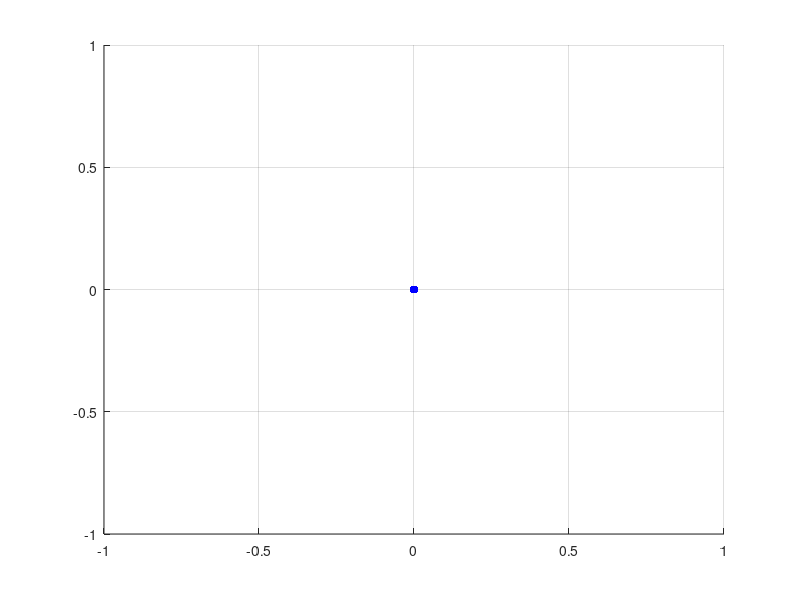

The MATLAB script that drew this image: (Note: this script raises an error after producing the figure.)
clear; l = 0; u = 1;
count = 1;
for x=l:u
    for y=l:u
        for z=l:u
            state = [x y z]; states{count} = state;
            if x<0, x_shift=-2*x-1; else; x_shift = 2*x; end
            if y<0, y_shift=-2*y-1; else; y_shift = 2*y; end
            if z<0, z_shift=-2*z-1; else; z_shift = 2*z; end

            if (x_shift ~= max(x_shift,y_shift))
                xs = y_shift^2+x_shift;
            else
                xs = x_shift^2+x_shift+y_shift;
            end

            if (xs ~= max(xs,z_shift))
                keys(count) = z_shift^2+xs;
            else
                keys(count) = xs^2+xs+z_shift;
            end

            count = count + 1;
        end
    end
end

[keys,sortIdx] = sort(keys,'ascend');
states = states(sortIdx); num = length(states); 

x_coords = zeros(1,num); y_coords = zeros(1,num); z_coords = zeros(1,num);
for i=1:num
    state = states{i}; 
    x_coords(i) = state(1); y_coords(i) = state(2); z_coords(i) = state(3);
end

% Create file name variable
filename = 'szudzik-3d-10.gif';

figure; clf; grid on, hold on
s = scatter3(x_coords(1),y_coords(1),z_coords(1), 'b', 'filled', "DisplayName", "State");
p = plot3(x_coords(1),y_coords(1),z_coords(1), 'k', 'Linewidth', 1, "DisplayName", "Ascending Key Value");
title("Szudzik Ascending Key, x,y,z = [" +string(l) + "," + string(u) + "]", 'Interpreter', 'latex')
xlabel("x")
ylabel("y")
zlabel("z")
xlim([l u])
ylim([l u])
zlim([l u])
view(165,45)

pause(3);
for k = 2:num

    % Updating the line
    p.XData = x_coords(1:k);
    p.YData = y_coords(1:k);
    p.ZData = z_coords(1:k);
    % Updating the point
    s.XData = x_coords(k); 
    s.YData = y_coords(k);
    s.ZData = z_coords(k);
    

    % Updating the title
    title("[x,y,z] = [" + x_coords(k) + "," + y_coords(k) + "," + z_coords(k) +"], Key = " + keys(k), 'Interpreter', 'latex')

    % Delay
    pause(0.01)
    % Saving the figure
    frame = getframe(gcf);
    im = frame2im(frame);
    [imind,cm] = rgb2ind(im,256);
    if k == 2
        imwrite(imind,cm,filename,'gif', 'Loopcount',inf,...
        'DelayTime',(0.5));
    else
        imwrite(imind,cm,filename,'gif','WriteMode','append',...
        'DelayTime',(0.5));
    end
end

